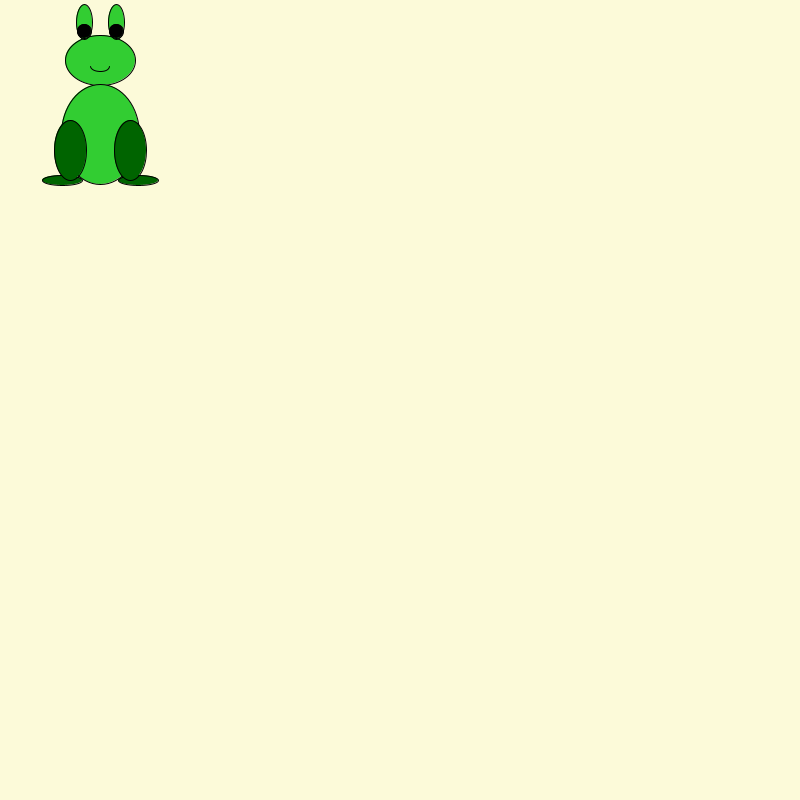
Frame 1 (no input)
Frame 60 (the mouse pressed at the canvas centre just before this capture): identical to frame 1, image omitted
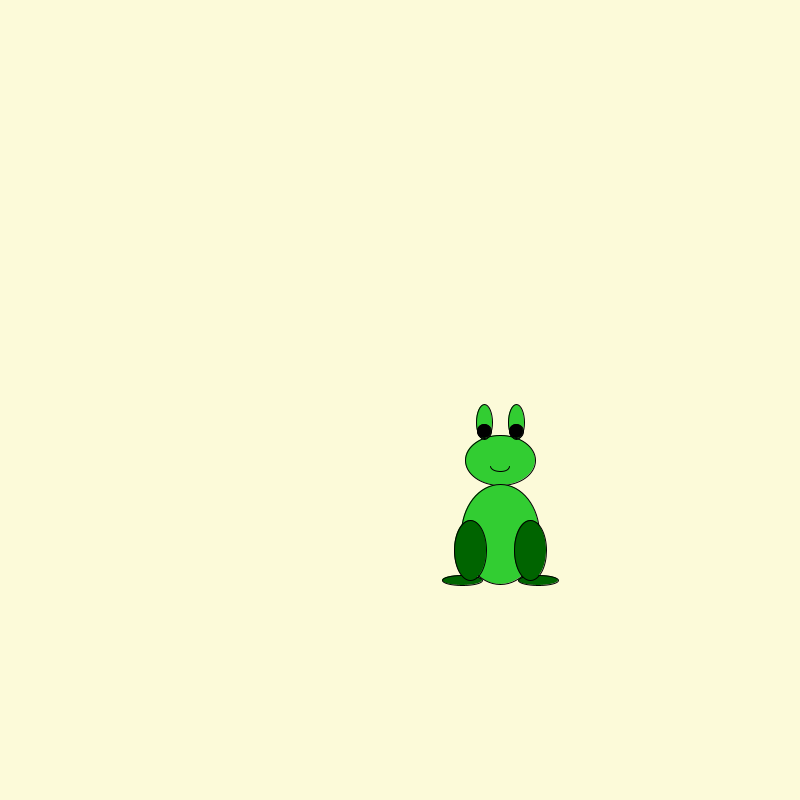
Frame 120 (the mouse held since frame 60 and released just before this capture)

The Processing sketch that drew these frames (run headless with seeded random() and noise(); from frame 60 on, the mouse is pressed at the canvas centre):

// Processing sketch: processing_86588
// ── processing_86588.pde

void setup() {
  size(800,800);
  int myAlpha;
  int myBeta;
  myAlpha=mouseX;
  myBeta=mouseY;
  
}

void draw() {
background(252,250,217);

fill(50,205,50);
ellipse(mouseX+100,mouseY+60,70,50);//head//
fill(50,205,50);
ellipse(mouseX+100,mouseY+134,78,100);//body//
fill(50,205,50);
ellipse(mouseX+84,mouseY+22,16,35);
ellipse(mouseX+116,mouseY+22,16,35);//eyes//
fill(0);
ellipse(mouseX+84,mouseY+31,14,14);
ellipse(mouseX+116,mouseY+31,14,14);//eyeballs//
fill(0,100,0);
ellipse(mouseX+62,mouseY+180,40,10);
ellipse(mouseX+138,mouseY+180,40,10);//feet//
fill(0,100,0);
ellipse(mouseX+70,mouseY+150,32,60);
ellipse(mouseX+130,mouseY+150,32,60);//legs//
fill(50,205,50);
arc(mouseX+100,mouseY+66,20,12,radians(5),radians(175));//smile//

}
